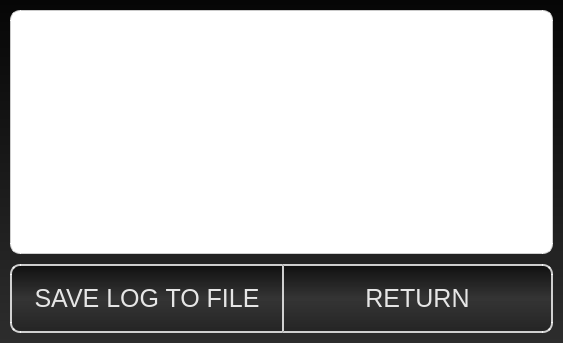
<?xml version="1.0" encoding="UTF-8"?>
<ui version="4.0">
 <class>ConsoleWidget</class>
 <widget class="QWidget" name="ConsoleWidget">
  <property name="geometry">
   <rect>
    <x>0</x>
    <y>0</y>
    <width>563</width>
    <height>343</height>
   </rect>
  </property>
  <property name="windowTitle">
   <string>DropN900 - Log</string>
  </property>
  <property name="styleSheet">
   <string>QWidget#ConsoleWidget {
	background-color: qlineargradient(spread:pad, x1:0, y1:0, x2:0, y2:1, stop:0 rgba(6, 6, 6, 255), stop:1 rgba(45, 45, 45, 255));
}

QLabel#title_download_folder, #title_authentication, #title_sync {
	color: #0099FF;
	font-size: 16pt;
	font-weight: bold;
}

QPlainTextEdit#text_area {
	background-color: white;
	border: 2px solid rgba(255,255,255,200);
	border-radius: 10px;
}

QPushButton {
	min-height: 65px;
	border-radius: 10px;
	border: 2px solid rgba(255,255,255,200);
	color: rgb(230, 230, 230);
	background-color: qlineargradient(spread:pad, x1:0, y1:0, x2:0, y2:1, stop:0 rgba(16, 16, 16, 255), stop:0.5 rgba(55, 55, 55, 210), stop:1 rgba(36, 36, 36, 255));
	font: Arial;
	font-size: 19pt;
}

QPushButton#button_save{
	border-top-right-radius: 0px;
	border-bottom-right-radius: 0px;
	border-right: 0px;
}

QPushButton#button_back {
	border-top-left-radius: 0px;
	border-bottom-left-radius: 0px;
}

QPushButton:hover {
	color: white;
}

QPushButton:pressed {
	background-color: qlineargradient(spread:pad, x1:0, y1:0, x2:0, y2:1, stop:0 rgba(59, 59, 59, 255), stop:0.5 rgba(82, 82, 82, 255), stop:1 rgba(68, 68, 68, 255));
	color: #0099FF;
}</string>
  </property>
  <layout class="QVBoxLayout" name="verticalLayout">
   <property name="spacing">
    <number>10</number>
   </property>
   <property name="margin">
    <number>10</number>
   </property>
   <item>
    <widget class="QPlainTextEdit" name="text_area">
     <property name="font">
      <font>
       <family>FreeMono</family>
       <pointsize>12</pointsize>
      </font>
     </property>
     <property name="plainText">
      <string/>
     </property>
    </widget>
   </item>
   <item>
    <layout class="QHBoxLayout" name="horizontalLayout">
     <property name="spacing">
      <number>0</number>
     </property>
     <item>
      <widget class="QPushButton" name="button_save">
       <property name="font">
        <font>
         <pointsize>19</pointsize>
         <weight>50</weight>
         <italic>false</italic>
         <bold>false</bold>
        </font>
       </property>
       <property name="text">
        <string>SAVE LOG TO FILE</string>
       </property>
      </widget>
     </item>
     <item>
      <widget class="QPushButton" name="button_back">
       <property name="font">
        <font>
         <pointsize>19</pointsize>
         <weight>50</weight>
         <italic>false</italic>
         <bold>false</bold>
        </font>
       </property>
       <property name="text">
        <string>RETURN</string>
       </property>
      </widget>
     </item>
    </layout>
   </item>
  </layout>
 </widget>
 <resources/>
 <connections/>
</ui>
